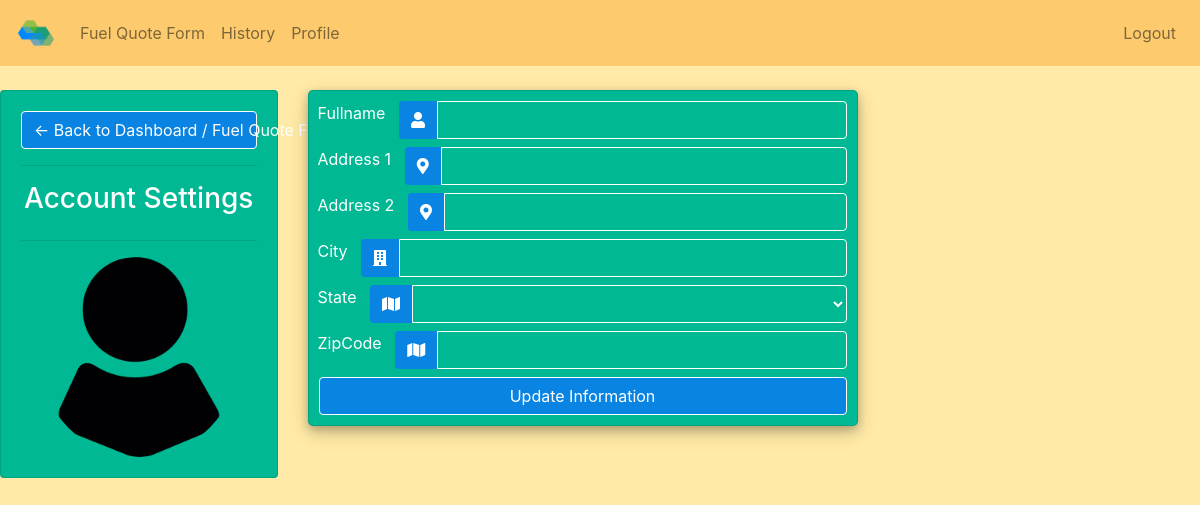
Before: /profile/ (signed in) with the older database file.
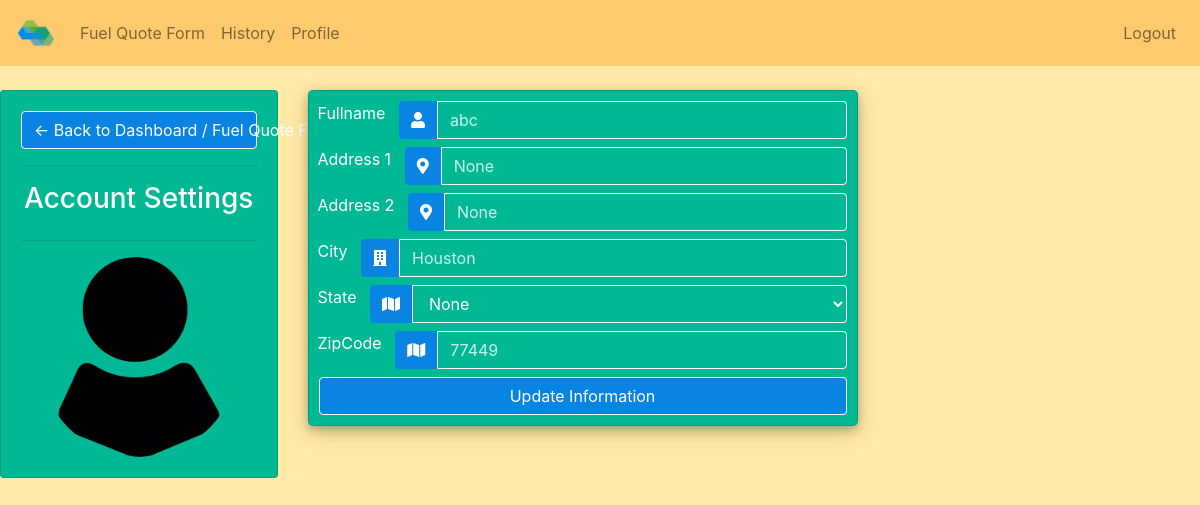
After: the same page with the newer database file.
### hexafuel_oil_app/models.py (models this page shows, shortened)
class ClientInformation(models.Model):
    class States(models.TextChoices):
        ALABAMA='AL'
        ALASKA='AK'
        ARIZONA='AZ'
        ARKANSAS='AR'
        CALIFORNIA='CA'
        COLORADO='CO'
        CONNECTICUT='CT'
        DELAWARE='DE'
        FLORIDA='FL'
        GEORGIA='GA'
        HAWAII='HI'
        IDAHO='ID'
        ILLINOIS='IL'
        INDIANA='IN'
        IOWA='IA'
        KANSAS='KS'
        KENTUCKY='KY'
        LOUISIANA='LA'
        MAINE='ME'
        MARYLAND='MD'
        MASSACHUSETTS='MA'
        MICHIGAN='MI'
        MINNESOTA='MN'
        MISSISSIPPI='MS'
        MISSOURI='MO'
        MONTANA='MT'
        NEBRASKA='NE'
        NEVADA='NV'
        NEW_HAMPSHIRE='NH'
        NEW_JERSEY='NJ'
        NEW_MEXICO='NM'
        NEW_YORK='NY'
        NORTH_CAROLINA='NC'
        NORTH_DAKOTA='ND'
        OHIO='OH'
        OKLAHOMA='OK'
        OREGON='OR'
        PENNSYLVANIA='PA'
        RHODE_ISLAND='RI'
        SOUTH_CAROLINA='SC'
        SOUTH_DAKOTA='SD'
        TENNESSEE='TN'
        TEXAS='TX'
        UTAH='UT'
        VERMONT='VT'
        VIRGINIA='VA'
        WASHINGTON='WA'
        WEST_VIRGINIA='WV'
        WISCONSIN='WI'
        WYOMING='WY'
    auth_user_id = models.OneToOneField(User, to_field='id', on_delete = models.CASCADE)
    fullname = models.CharField(max_length=50)
    address1 = models.CharField(max_length=100)
    address2 = models.CharField(max_length=100, null = True)
    city = models.CharField(max_length=50)
    state = models.CharField(max_length=2, choices=States.choices)
    zipcode = models.CharField(max_length=9)

### hexafuel_oil_app/views.py (the view, shortened to what this page needs)
# urls.py: path('profile/', login_required(ProfileView.as_view()), name="profile"),
class ProfileView(LoginRequiredMixin,PermissionRequiredMixin, TemplateView):
    template_name = "hexafuel_oil_app/account_settings.html"
    permission_required = ("auth.change_user")
    def get(self, request):
        try:
            clients_queryset = ClientInformation.objects.all()
            client = clients_queryset.get(auth_user_id_id = request.user.id)
            args = {'client' : client}
            return render(request, "hexafuel_oil_app/account_settings.html", args)
        except Exception as e:
            print('EXP', e)
            return render(request, "hexafuel_oil_app/account_settings.html")

### hexafuel_oil_app/templates/hexafuel_oil_app/account_settings.html (shortened to what this page needs)
{% extends 'hexafuel_oil_app/main.html'%}
{% load static %}
{% block content %}
	{% include 'hexafuel_oil_app/navbar.html'%}
	<br>
	<div class="row">
		<div class="col-md-3">
			<div class="card card-body profile-change-card-side">
				<a class="btn btn-primary form-control" href="fuel_quote.html"> &#8592; Back to Dashboard / Fuel Quote Form</a>
				<hr>
				<h3 style="text-align: center">Account Settings</h3>
				<hr>
				<img class="profile-pic" src="{% static 'images/profile1.png' %}" >
			</div>
		</div>
		<div class="col-md-9">
			<div class="card card-body profile-change-card">
				<form method="POST" action="" enctype="multipart/form-data" name="profile-form" onsubmit="return validateForm()">
					<div class="input-group mb-2">
						<div class="input-group-append">
							<label for="fullname">Fullname</label>&nbsp &nbsp
							<span class="input-group-text"><i class="fas fa-user"></i></span>
						</div>
						<input type="text" name='fullname' class="form-control" required placeholder={{ client.fullname }}>
					</div>
					<div class="input-group mb-2">
						<div class="input-group-append">
							<label for="fullname">Address 1</label>&nbsp &nbsp
							<span class="input-group-text"><i class="fas fa-map-marker-alt"></i></span>
						</div>
						<input type="text" name="address1" class="form-control" required placeholder={{ client.address1 }}>
					</div>
					<div class="input-group mb-2">
						<div class="input-group-append">
							<label for="fullname">Address 2</label>&nbsp &nbsp
							<span class="input-group-text"><i class="fas fa-map-marker-alt"></i></span>
						</div>
						<input type="text" name="address2" class="form-control" placeholder={{ client.address2 }}>
					</div>
					<div class="input-group mb-2">
						<div class="input-group-append">
							<label for="fullname">City</label>&nbsp &nbsp
							<span class="input-group-text"><i class="fas fa-building"></i></span>
						</div>
						<input type="text" name="city" class="form-control" required placeholder={{ client.city }}>
					</div>
					{% include 'hexafuel_oil_app/state-select.html' %}
					<div class="input-group mb-2">
						<div class="input-group-append">
							<label for="fullname">ZipCode</label>&nbsp &nbsp
							<span class="input-group-text"><i class="fas fa-map"></i></span>
						</div>
						<input type="text" name="zipcode" class="form-control" required placeholder={{ client.zipcode }}>
					</div>
				<input class="btn btn-primary" type="submit" name="Update Information" value="Update Information">
				</form>
			</div>
		</div>
	</div>
{% endblock %}

### hexafuel_oil_app/templates/hexafuel_oil_app/state-select.html (shortened to what this page needs)
<div class="input-group mb-2">
    <div class="input-group-append">
        <label for="fullname">State</label>&nbsp &nbsp
        <span class="input-group-text"><i class="fas fa-map"></i></span>
    </div>
    <select id="state-select" class="form-control" name="state" required>
        <option selected disabled value="{{ client.state }}">{{ client.state }}</option>
        <option value="AL">Alabama</option>
    </select>
</div>

Changed rows visible on the page:
now on this page (row edited): ClientInformation: fullname "abc", address1 "None", address2 "None", city "Houston", state "None", zipcode "77449"
